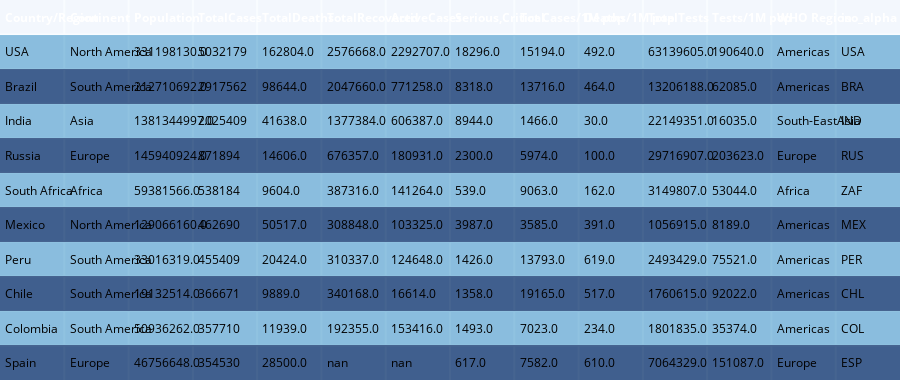

The notebook cell this image was saved under:
### Code cell
from plotly.figure_factory import create_table
table = create_table(dfd.head(10), colorscale='blues')
py.iplot(table)

### Figure 1 — Plotly figure (JSON) as saved in the notebook; plotly's stock layout.template omitted (floating-point values rounded to 4 significant figures; data arrays with more than 128 entries replaced by an {"elided": "..."} marker saying what was removed)
{"data": [{"colorscale": [[0, "rgb(247,251,255)"], [0.125, "rgb(222,235,247)"], [0.25, "rgb(198,219,239)"], [0.375, "rgb(158,202,225)"], [0.5, "rgb(107,174,214)"], [0.625, "rgb(66,146,198)"], [0.75, "rgb(33,113,181)"], [0.875, "rgb(8,81,156)"], [1, "rgb(8,48,107)"]], "hoverinfo": "none", "opacity": 0.75, "showscale": false, "type": "heatmap", "z": {"elided": "11x14 float values"}}], "layout": {"annotations": [{"align": "left", "font": {"color": "#ffffff"}, "showarrow": false, "text": "<b>Country/Region</b>", "x": -0.45, "xanchor": "left", "xref": "x", "y": 0, "yref": "y"}, {"align": "left", "font": {"color": "#ffffff"}, "showarrow": false, "text": "<b>Continent</b>", "x": 0.55, "xanchor": "left", "xref": "x", "y": 0, "yref": "y"}, {"align": "left", "font": {"color": "#ffffff"}, "showarrow": false, "text": "<b>Population</b>", "x": 1.55, "xanchor": "left", "xref": "x", "y": 0, "yref": "y"}, {"align": "left", "font": {"color": "#ffffff"}, "showarrow": false, "text": "<b>TotalCases</b>", "x": 2.55, "xanchor": "left", "xref": "x", "y": 0, "yref": "y"}, {"align": "left", "font": {"color": "#ffffff"}, "showarrow": false, "text": "<b>TotalDeaths</b>", "x": 3.55, "xanchor": "left", "xref": "x", "y": 0, "yref": "y"}, {"align": "left", "font": {"color": "#ffffff"}, "showarrow": false, "text": "<b>TotalRecovered</b>", "x": 4.55, "xanchor": "left", "xref": "x", "y": 0, "yref": "y"}, {"align": "left", "font": {"color": "#ffffff"}, "showarrow": false, "text": "<b>ActiveCases</b>", "x": 5.55, "xanchor": "left", "xref": "x", "y": 0, "yref": "y"}, {"align": "left", "font": {"color": "#ffffff"}, "showarrow": false, "text": "<b>Serious,Critical</b>", "x": 6.55, "xanchor": "left", "xref": "x", "y": 0, "yref": "y"}, {"align": "left", "font": {"color": "#ffffff"}, "showarrow": false, "text": "<b>Tot Cases/1M pop</b>", "x": 7.55, "xanchor": "left", "xref": "x", "y": 0, "yref": "y"}, {"align": "left", "font": {"color": "#ffffff"}, "showarrow": false, "text": "<b>Deaths/1M pop</b>", "x": 8.55, "xanchor": "left", "xref": "x", "y": 0, "yref": "y"}, {"align": "left", "font": {"color": "#ffffff"}, "showarrow": false, "text": "<b>TotalTests</b>", "x": 9.55, "xanchor": "left", "xref": "x", "y": 0, "yref": "y"}, {"align": "left", "font": {"color": "#ffffff"}, "showarrow": false, "text": "<b>Tests/1M pop</b>", "x": 10.55, "xanchor": "left", "xref": "x", "y": 0, "yref": "y"}, {"align": "left", "font": {"color": "#ffffff"}, "showarrow": false, "text": "<b>WHO Region</b>", "x": 11.55, "xanchor": "left", "xref": "x", "y": 0, "yref": "y"}, {"align": "left", "font": {"color": "#ffffff"}, "showarrow": false, "text": "<b>iso_alpha</b>", "x": 12.55, "xanchor": "left", "xref": "x", "y": 0, "yref": "y"}, {"align": "left", "font": {"color": "#000000"}, "showarrow": false, "text": "USA", "x": -0.45, "xanchor": "left", "xref": "x", "y": 1, "yref": "y"}, {"align": "left", "font": {"color": "#000000"}, "showarrow": false, "text": "North America", "x": 0.55, "xanchor": "left", "xref": "x", "y": 1, "yref": "y"}, {"align": "left", "font": {"color": "#000000"}, "showarrow": false, "text": "331198130.0", "x": 1.55, "xanchor": "left", "xref": "x", "y": 1, "yref": "y"}, {"align": "left", "font": {"color": "#000000"}, "showarrow": false, "text": "5032179", "x": 2.55, "xanchor": "left", "xref": "x", "y": 1, "yref": "y"}, {"align": "left", "font": {"color": "#000000"}, "showarrow": false, "text": "162804.0", "x": 3.55, "xanchor": "left", "xref": "x", "y": 1, "yref": "y"}, {"align": "left", "font": {"color": "#000000"}, "showarrow": false, "text": "2576668.0", "x": 4.55, "xanchor": "left", "xref": "x", "y": 1, "yref": "y"}, {"align": "left", "font": {"color": "#000000"}, "showarrow": false, "text": "2292707.0", "x": 5.55, "xanchor": "left", "xref": "x", "y": 1, "yref": "y"}, {"align": "left", "font": {"color": "#000000"}, "showarrow": false, "text": "18296.0", "x": 6.55, "xanchor": "left", "xref": "x", "y": 1, "yref": "y"}, {"align": "left", "font": {"color": "#000000"}, "showarrow": false, "text": "15194.0", "x": 7.55, "xanchor": "left", "xref": "x", "y": 1, "yref": "y"}, {"align": "left", "font": {"color": "#000000"}, "showarrow": false, "text": "492.0", "x": 8.55, "xanchor": "left", "xref": "x", "y": 1, "yref": "y"}, {"align": "left", "font": {"color": "#000000"}, "showarrow": false, "text": "63139605.0", "x": 9.55, "xanchor": "left", "xref": "x", "y": 1, "yref": "y"}, {"align": "left", "font": {"color": "#000000"}, "showarrow": false, "text": "190640.0", "x": 10.55, "xanchor": "left", "xref": "x", "y": 1, "yref": "y"}, {"align": "left", "font": {"color": "#000000"}, "showarrow": false, "text": "Americas", "x": 11.55, "xanchor": "left", "xref": "x", "y": 1, "yref": "y"}, {"align": "left", "font": {"color": "#000000"}, "showarrow": false, "text": "USA", "x": 12.55, "xanchor": "left", "xref": "x", "y": 1, "yref": "y"}, {"align": "left", "font": {"color": "#000000"}, "showarrow": false, "text": "Brazil", "x": -0.45, "xanchor": "left", "xref": "x", "y": 2, "yref": "y"}, {"align": "left", "font": {"color": "#000000"}, "showarrow": false, "text": "South America", "x": 0.55, "xanchor": "left", "xref": "x", "y": 2, "yref": "y"}, {"align": "left", "font": {"color": "#000000"}, "showarrow": false, "text": "212710692.0", "x": 1.55, "xanchor": "left", "xref": "x", "y": 2, "yref": "y"}, {"align": "left", "font": {"color": "#000000"}, "showarrow": false, "text": "2917562", "x": 2.55, "xanchor": "left", "xref": "x", "y": 2, "yref": "y"}, {"align": "left", "font": {"color": "#000000"}, "showarrow": false, "text": "98644.0", "x": 3.55, "xanchor": "left", "xref": "x", "y": 2, "yref": "y"}, {"align": "left", "font": {"color": "#000000"}, "showarrow": false, "text": "2047660.0", "x": 4.55, "xanchor": "left", "xref": "x", "y": 2, "yref": "y"}, {"align": "left", "font": {"color": "#000000"}, "showarrow": false, "text": "771258.0", "x": 5.55, "xanchor": "left", "xref": "x", "y": 2, "yref": "y"}, {"align": "left", "font": {"color": "#000000"}, "showarrow": false, "text": "8318.0", "x": 6.55, "xanchor": "left", "xref": "x", "y": 2, "yref": "y"}, {"align": "left", "font": {"color": "#000000"}, "showarrow": false, "text": "13716.0", "x": 7.55, "xanchor": "left", "xref": "x", "y": 2, "yref": "y"}, {"align": "left", "font": {"color": "#000000"}, "showarrow": false, "text": "464.0", "x": 8.55, "xanchor": "left", "xref": "x", "y": 2, "yref": "y"}, {"align": "left", "font": {"color": "#000000"}, "showarrow": false, "text": "13206188.0", "x": 9.55, "xanchor": "left", "xref": "x", "y": 2, "yref": "y"}, {"align": "left", "font": {"color": "#000000"}, "showarrow": false, "text": "62085.0", "x": 10.55, "xanchor": "left", "xref": "x", "y": 2, "yref": "y"}, {"align": "left", "font": {"color": "#000000"}, "showarrow": false, "text": "Americas", "x": 11.55, "xanchor": "left", "xref": "x", "y": 2, "yref": "y"}, {"align": "left", "font": {"color": "#000000"}, "showarrow": false, "text": "BRA", "x": 12.55, "xanchor": "left", "xref": "x", "y": 2, "yref": "y"}, {"align": "left", "font": {"color": "#000000"}, "showarrow": false, "text": "India", "x": -0.45, "xanchor": "left", "xref": "x", "y": 3, "yref": "y"}, {"align": "left", "font": {"color": "#000000"}, "showarrow": false, "text": "Asia", "x": 0.55, "xanchor": "left", "xref": "x", "y": 3, "yref": "y"}, {"align": "left", "font": {"color": "#000000"}, "showarrow": false, "text": "1381344997.0", "x": 1.55, "xanchor": "left", "xref": "x", "y": 3, "yref": "y"}, {"align": "left", "font": {"color": "#000000"}, "showarrow": false, "text": "2025409", "x": 2.55, "xanchor": "left", "xref": "x", "y": 3, "yref": "y"}, {"align": "left", "font": {"color": "#000000"}, "showarrow": false, "text": "41638.0", "x": 3.55, "xanchor": "left", "xref": "x", "y": 3, "yref": "y"}, {"align": "left", "font": {"color": "#000000"}, "showarrow": false, "text": "1377384.0", "x": 4.55, "xanchor": "left", "xref": "x", "y": 3, "yref": "y"}, {"align": "left", "font": {"color": "#000000"}, "showarrow": false, "text": "606387.0", "x": 5.55, "xanchor": "left", "xref": "x", "y": 3, "yref": "y"}, {"align": "left", "font": {"color": "#000000"}, "showarrow": false, "text": "8944.0", "x": 6.55, "xanchor": "left", "xref": "x", "y": 3, "yref": "y"}, {"align": "left", "font": {"color": "#000000"}, "showarrow": false, "text": "1466.0", "x": 7.55, "xanchor": "left", "xref": "x", "y": 3, "yref": "y"}, {"align": "left", "font": {"color": "#000000"}, "showarrow": false, "text": "30.0", "x": 8.55, "xanchor": "left", "xref": "x", "y": 3, "yref": "y"}, {"align": "left", "font": {"color": "#000000"}, "showarrow": false, "text": "22149351.0", "x": 9.55, "xanchor": "left", "xref": "x", "y": 3, "yref": "y"}, {"align": "left", "font": {"color": "#000000"}, "showarrow": false, "text": "16035.0", "x": 10.55, "xanchor": "left", "xref": "x", "y": 3, "yref": "y"}, {"align": "left", "font": {"color": "#000000"}, "showarrow": false, "text": "South-EastAsia", "x": 11.55, "xanchor": "left", "xref": "x", "y": 3, "yref": "y"}, {"align": "left", "font": {"color": "#000000"}, "showarrow": false, "text": "IND", "x": 12.55, "xanchor": "left", "xref": "x", "y": 3, "yref": "y"}, {"align": "left", "font": {"color": "#000000"}, "showarrow": false, "text": "Russia", "x": -0.45, "xanchor": "left", "xref": "x", "y": 4, "yref": "y"}, {"align": "left", "font": {"color": "#000000"}, "showarrow": false, "text": "Europe", "x": 0.55, "xanchor": "left", "xref": "x", "y": 4, "yref": "y"}, {"align": "left", "font": {"color": "#000000"}, "showarrow": false, "text": "145940924.0", "x": 1.55, "xanchor": "left", "xref": "x", "y": 4, "yref": "y"}, {"align": "left", "font": {"color": "#000000"}, "showarrow": false, "text": "871894", "x": 2.55, "xanchor": "left", "xref": "x", "y": 4, "yref": "y"}, {"align": "left", "font": {"color": "#000000"}, "showarrow": false, "text": "14606.0", "x": 3.55, "xanchor": "left", "xref": "x", "y": 4, "yref": "y"}, {"align": "left", "font": {"color": "#000000"}, "showarrow": false, "text": "676357.0", "x": 4.55, "xanchor": "left", "xref": "x", "y": 4, "yref": "y"}, {"align": "left", "font": {"color": "#000000"}, "showarrow": false, "text": "180931.0", "x": 5.55, "xanchor": "left", "xref": "x", "y": 4, "yref": "y"}, {"align": "left", "font": {"color": "#000000"}, "showarrow": false, "text": "2300.0", "x": 6.55, "xanchor": "left", "xref": "x", "y": 4, "yref": "y"}, {"align": "left", "font": {"color": "#000000"}, "showarrow": false, "text": "5974.0", "x": 7.55, "xanchor": "left", "xref": "x", "y": 4, "yref": "y"}, {"align": "left", "font": {"color": "#000000"}, "showarrow": false, "text": "100.0", "x": 8.55, "xanchor": "left", "xref": "x", "y": 4, "yref": "y"}, {"align": "left", "font": {"color": "#000000"}, "showarrow": false, "text": "29716907.0", "x": 9.55, "xanchor": "left", "xref": "x", "y": 4, "yref": "y"}, {"align": "left", "font": {"color": "#000000"}, "showarrow": false, "text": "203623.0", "x": 10.55, "xanchor": "left", "xref": "x", "y": 4, "yref": "y"}, {"align": "left", "font": {"color": "#000000"}, "showarrow": false, "text": "Europe", "x": 11.55, "xanchor": "left", "xref": "x", "y": 4, "yref": "y"}, {"align": "left", "font": {"color": "#000000"}, "showarrow": false, "text": "RUS", "x": 12.55, "xanchor": "left", "xref": "x", "y": 4, "yref": "y"}, {"align": "left", "font": {"color": "#000000"}, "showarrow": false, "text": "South Africa", "x": -0.45, "xanchor": "left", "xref": "x", "y": 5, "yref": "y"}, {"align": "left", "font": {"color": "#000000"}, "showarrow": false, "text": "Africa", "x": 0.55, "xanchor": "left", "xref": "x", "y": 5, "yref": "y"}, {"align": "left", "font": {"color": "#000000"}, "showarrow": false, "text": "59381566.0", "x": 1.55, "xanchor": "left", "xref": "x", "y": 5, "yref": "y"}, {"align": "left", "font": {"color": "#000000"}, "showarrow": false, "text": "538184", "x": 2.55, "xanchor": "left", "xref": "x", "y": 5, "yref": "y"}, {"align": "left", "font": {"color": "#000000"}, "showarrow": false, "text": "9604.0", "x": 3.55, "xanchor": "left", "xref": "x", "y": 5, "yref": "y"}, {"align": "left", "font": {"color": "#000000"}, "showarrow": false, "text": "387316.0", "x": 4.55, "xanchor": "left", "xref": "x", "y": 5, "yref": "y"}, {"align": "left", "font": {"color": "#000000"}, "showarrow": false, "text": "141264.0", "x": 5.55, "xanchor": "left", "xref": "x", "y": 5, "yref": "y"}, {"align": "left", "font": {"color": "#000000"}, "showarrow": false, "text": "539.0", "x": 6.55, "xanchor": "left", "xref": "x", "y": 5, "yref": "y"}, {"align": "left", "font": {"color": "#000000"}, "showarrow": false, "text": "9063.0", "x": 7.55, "xanchor": "left", "xref": "x", "y": 5, "yref": "y"}, {"align": "left", "font": {"color": "#000000"}, "showarrow": false, "text": "162.0", "x": 8.55, "xanchor": "left", "xref": "x", "y": 5, "yref": "y"}, {"align": "left", "font": {"color": "#000000"}, "showarrow": false, "text": "3149807.0", "x": 9.55, "xanchor": "left", "xref": "x", "y": 5, "yref": "y"}, {"align": "left", "font": {"color": "#000000"}, "showarrow": false, "text": "53044.0", "x": 10.55, "xanchor": "left", "xref": "x", "y": 5, "yref": "y"}, {"align": "left", "font": {"color": "#000000"}, "showarrow": false, "text": "Africa", "x": 11.55, "xanchor": "left", "xref": "x", "y": 5, "yref": "y"}, {"align": "left", "font": {"color": "#000000"}, "showarrow": false, "text": "ZAF", "x": 12.55, "xanchor": "left", "xref": "x", "y": 5, "yref": "y"}, {"align": "left", "font": {"color": "#000000"}, "showarrow": false, "text": "Mexico", "x": -0.45, "xanchor": "left", "xref": "x", "y": 6, "yref": "y"}, {"align": "left", "font": {"color": "#000000"}, "showarrow": false, "text": "North America", "x": 0.55, "xanchor": "left", "xref": "x", "y": 6, "yref": "y"}, {"align": "left", "font": {"color": "#000000"}, "showarrow": false, "text": "129066160.0", "x": 1.55, "xanchor": "left", "xref": "x", "y": 6, "yref": "y"}, {"align": "left", "font": {"color": "#000000"}, "showarrow": false, "text": "462690", "x": 2.55, "xanchor": "left", "xref": "x", "y": 6, "yref": "y"}, {"align": "left", "font": {"color": "#000000"}, "showarrow": false, "text": "50517.0", "x": 3.55, "xanchor": "left", "xref": "x", "y": 6, "yref": "y"}, {"align": "left", "font": {"color": "#000000"}, "showarrow": false, "text": "308848.0", "x": 4.55, "xanchor": "left", "xref": "x", "y": 6, "yref": "y"}, {"align": "left", "font": {"color": "#000000"}, "showarrow": false, "text": "103325.0", "x": 5.55, "xanchor": "left", "xref": "x", "y": 6, "yref": "y"}, {"align": "left", "font": {"color": "#000000"}, "showarrow": false, "text": "3987.0", "x": 6.55, "xanchor": "left", "xref": "x", "y": 6, "yref": "y"}, {"align": "left", "font": {"color": "#000000"}, "showarrow": false, "text": "3585.0", "x": 7.55, "xanchor": "left", "xref": "x", "y": 6, "yref": "y"}, {"align": "left", "font": {"color": "#000000"}, "showarrow": false, "text": "391.0", "x": 8.55, "xanchor": "left", "xref": "x", "y": 6, "yref": "y"}, {"align": "left", "font": {"color": "#000000"}, "showarrow": false, "text": "1056915.0", "x": 9.55, "xanchor": "left", "xref": "x", "y": 6, "yref": "y"}, {"align": "left", "font": {"color": "#000000"}, "showarrow": false, "text": "8189.0", "x": 10.55, "xanchor": "left", "xref": "x", "y": 6, "yref": "y"}, {"align": "left", "font": {"color": "#000000"}, "showarrow": false, "text": "Americas", "x": 11.55, "xanchor": "left", "xref": "x", "y": 6, "yref": "y"}, {"align": "left", "font": {"color": "#000000"}, "showarrow": false, "text": "MEX", "x": 12.55, "xanchor": "left", "xref": "x", "y": 6, "yref": "y"}, {"align": "left", "font": {"color": "#000000"}, "showarrow": false, "text": "Peru", "x": -0.45, "xanchor": "left", "xref": "x", "y": 7, "yref": "y"}, {"align": "left", "font": {"color": "#000000"}, "showarrow": false, "text": "South America", "x": 0.55, "xanchor": "left", "xref": "x", "y": 7, "yref": "y"}, {"align": "left", "font": {"color": "#000000"}, "showarrow": false, "text": "33016319.0", "x": 1.55, "xanchor": "left", "xref": "x", "y": 7, "yref": "y"}, {"align": "left", "font": {"color": "#000000"}, "showarrow": false, "text": "455409", "x": 2.55, "xanchor": "left", "xref": "x", "y": 7, "yref": "y"}, {"align": "left", "font": {"color": "#000000"}, "showarrow": false, "text": "20424.0", "x": 3.55, "xanchor": "left", "xref": "x", "y": 7, "yref": "y"}, {"align": "left", "font": {"color": "#000000"}, "showarrow": false, "text": "310337.0", "x": 4.55, "xanchor": "left", "xref": "x", "y": 7, "yref": "y"}, {"align": "left", "font": {"color": "#000000"}, "showarrow": false, "text": "124648.0", "x": 5.55, "xanchor": "left", "xref": "x", "y": 7, "yref": "y"}, {"align": "left", "font": {"color": "#000000"}, "showarrow": false, "text": "1426.0", "x": 6.55, "xanchor": "left", "xref": "x", "y": 7, "yref": "y"}, {"align": "left", "font": {"color": "#000000"}, "showarrow": false, "text": "13793.0", "x": 7.55, "xanchor": "left", "xref": "x", "y": 7, "yref": "y"}, {"align": "left", "font": {"color": "#000000"}, "showarrow": false, "text": "619.0", "x": 8.55, "xanchor": "left", "xref": "x", "y": 7, "yref": "y"}, {"align": "left", "font": {"color": "#000000"}, "showarrow": false, "text": "2493429.0", "x": 9.55, "xanchor": "left", "xref": "x", "y": 7, "yref": "y"}, {"align": "left", "font": {"color": "#000000"}, "showarrow": false, "text": "75521.0", "x": 10.55, "xanchor": "left", "xref": "x", "y": 7, "yref": "y"}, {"align": "left", "font": {"color": "#000000"}, "showarrow": false, "text": "Americas", "x": 11.55, "xanchor": "left", "xref": "x", "y": 7, "yref": "y"}, {"align": "left", "font": {"color": "#000000"}, "showarrow": false, "text": "PER", "x": 12.55, "xanchor": "left", "xref": "x", "y": 7, "yref": "y"}, {"align": "left", "font": {"color": "#000000"}, "showarrow": false, "text": "Chile", "x": -0.45, "xanchor": "left", "xref": "x", "y": 8, "yref": "y"}, {"align": "left", "font": {"color": "#000000"}, "showarrow": false, "text": "South America", "x": 0.55, "xanchor": "left", "xref": "x", "y": 8, "yref": "y"}, {"align": "left", "font": {"color": "#000000"}, "showarrow": false, "text": "19132514.0", "x": 1.55, "xanchor": "left", "xref": "x", "y": 8, "yref": "y"}, {"align": "left", "font": {"color": "#000000"}, "showarrow": false, "text": "366671", "x": 2.55, "xanchor": "left", "xref": "x", "y": 8, "yref": "y"}, {"align": "left", "font": {"color": "#000000"}, "showarrow": false, "text": "9889.0", "x": 3.55, "xanchor": "left", "xref": "x", "y": 8, "yref": "y"}, {"align": "left", "font": {"color": "#000000"}, "showarrow": false, "text": "340168.0", "x": 4.55, "xanchor": "left", "xref": "x", "y": 8, "yref": "y"}, {"align": "left", "font": {"color": "#000000"}, "showarrow": false, "text": "16614.0", "x": 5.55, "xanchor": "left", "xref": "x", "y": 8, "yref": "y"}, {"align": "left", "font": {"color": "#000000"}, "showarrow": false, "text": "1358.0", "x": 6.55, "xanchor": "left", "xref": "x", "y": 8, "yref": "y"}, {"align": "left", "font": {"color": "#000000"}, "showarrow": false, "text": "19165.0", "x": 7.55, "xanchor": "left", "xref": "x", "y": 8, "yref": "y"}, {"align": "left", "font": {"color": "#000000"}, "showarrow": false, "text": "517.0", "x": 8.55, "xanchor": "left", "xref": "x", "y": 8, "yref": "y"}, {"align": "left", "font": {"color": "#000000"}, "showarrow": false, "text": "1760615.0", "x": 9.55, "xanchor": "left", "xref": "x", "y": 8, "yref": "y"}, {"align": "left", "font": {"color": "#000000"}, "showarrow": false, "text": "92022.0", "x": 10.55, "xanchor": "left", "xref": "x", "y": 8, "yref": "y"}, {"align": "left", "font": {"color": "#000000"}, "showarrow": false, "text": "Americas", "x": 11.55, "xanchor": "left", "xref": "x", "y": 8, "yref": "y"}, {"align": "left", "font": {"color": "#000000"}, "showarrow": false, "text": "CHL", "x": 12.55, "xanchor": "left", "xref": "x", "y": 8, "yref": "y"}, {"align": "left", "font": {"color": "#000000"}, "showarrow": false, "text": "Colombia", "x": -0.45, "xanchor": "left", "xref": "x", "y": 9, "yref": "y"}, {"align": "left", "font": {"color": "#000000"}, "showarrow": false, "text": "South America", "x": 0.55, "xanchor": "left", "xref": "x", "y": 9, "yref": "y"}, {"align": "left", "font": {"color": "#000000"}, "showarrow": false, "text": "50936262.0", "x": 1.55, "xanchor": "left", "xref": "x", "y": 9, "yref": "y"}, {"align": "left", "font": {"color": "#000000"}, "showarrow": false, "text": "357710", "x": 2.55, "xanchor": "left", "xref": "x", "y": 9, "yref": "y"}, {"align": "left", "font": {"color": "#000000"}, "showarrow": false, "text": "11939.0", "x": 3.55, "xanchor": "left", "xref": "x", "y": 9, "yref": "y"}, {"align": "left", "font": {"color": "#000000"}, "showarrow": false, "text": "192355.0", "x": 4.55, "xanchor": "left", "xref": "x", "y": 9, "yref": "y"}, {"align": "left", "font": {"color": "#000000"}, "showarrow": false, "text": "153416.0", "x": 5.55, "xanchor": "left", "xref": "x", "y": 9, "yref": "y"}, {"align": "left", "font": {"color": "#000000"}, "showarrow": false, "text": "1493.0", "x": 6.55, "xanchor": "left", "xref": "x", "y": 9, "yref": "y"}, {"align": "left", "font": {"color": "#000000"}, "showarrow": false, "text": "7023.0", "x": 7.55, "xanchor": "left", "xref": "x", "y": 9, "yref": "y"}, {"align": "left", "font": {"color": "#000000"}, "showarrow": false, "text": "234.0", "x": 8.55, "xanchor": "left", "xref": "x", "y": 9, "yref": "y"}, {"align": "left", "font": {"color": "#000000"}, "showarrow": false, "text": "1801835.0", "x": 9.55, "xanchor": "left", "xref": "x", "y": 9, "yref": "y"}, {"align": "left", "font": {"color": "#000000"}, "showarrow": false, "text": "35374.0", "x": 10.55, "xanchor": "left", "xref": "x", "y": 9, "yref": "y"}, {"align": "left", "font": {"color": "#000000"}, "showarrow": false, "text": "Americas", "x": 11.55, "xanchor": "left", "xref": "x", "y": 9, "yref": "y"}, {"align": "left", "font": {"color": "#000000"}, "showarrow": false, "text": "COL", "x": 12.55, "xanchor": "left", "xref": "x", "y": 9, "yref": "y"}, {"align": "left", "font": {"color": "#000000"}, "showarrow": false, "text": "Spain", "x": -0.45, "xanchor": "left", "xref": "x", "y": 10, "yref": "y"}, {"align": "left", "font": {"color": "#000000"}, "showarrow": false, "text": "Europe", "x": 0.55, "xanchor": "left", "xref": "x", "y": 10, "yref": "y"}, {"align": "left", "font": {"color": "#000000"}, "showarrow": false, "text": "46756648.0", "x": 1.55, "xanchor": "left", "xref": "x", "y": 10, "yref": "y"}, {"align": "left", "font": {"color": "#000000"}, "showarrow": false, "text": "354530", "x": 2.55, "xanchor": "left", "xref": "x", "y": 10, "yref": "y"}, {"align": "left", "font": {"color": "#000000"}, "showarrow": false, "text": "28500.0", "x": 3.55, "xanchor": "left", "xref": "x", "y": 10, "yref": "y"}, {"align": "left", "font": {"color": "#000000"}, "showarrow": false, "text": "nan", "x": 4.55, "xanchor": "left", "xref": "x", "y": 10, "yref": "y"}, {"align": "left", "font": {"color": "#000000"}, "showarrow": false, "text": "nan", "x": 5.55, "xanchor": "left", "xref": "x", "y": 10, "yref": "y"}, {"align": "left", "font": {"color": "#000000"}, "showarrow": false, "text": "617.0", "x": 6.55, "xanchor": "left", "xref": "x", "y": 10, "yref": "y"}, {"align": "left", "font": {"color": "#000000"}, "showarrow": false, "text": "7582.0", "x": 7.55, "xanchor": "left", "xref": "x", "y": 10, "yref": "y"}, {"align": "left", "font": {"color": "#000000"}, "showarrow": false, "text": "610.0", "x": 8.55, "xanchor": "left", "xref": "x", "y": 10, "yref": "y"}, {"align": "left", "font": {"color": "#000000"}, "showarrow": false, "text": "7064329.0", "x": 9.55, "xanchor": "left", "xref": "x", "y": 10, "yref": "y"}, {"align": "left", "font": {"color": "#000000"}, "showarrow": false, "text": "151087.0", "x": 10.55, "xanchor": "left", "xref": "x", "y": 10, "yref": "y"}, {"align": "left", "font": {"color": "#000000"}, "showarrow": false, "text": "Europe", "x": 11.55, "xanchor": "left", "xref": "x", "y": 10, "yref": "y"}, {"align": "left", "font": {"color": "#000000"}, "showarrow": false, "text": "ESP", "x": 12.55, "xanchor": "left", "xref": "x", "y": 10, "yref": "y"}], "height": 380, "margin": {"b": 0, "l": 0, "r": 0, "t": 0}, "xaxis": {"dtick": 1, "gridwidth": 2, "showticklabels": false, "tick0": -0.5, "ticks": "", "zeroline": false}, "yaxis": {"autorange": "reversed", "dtick": 1, "gridwidth": 2, "showticklabels": false, "tick0": 0.5, "ticks": "", "zeroline": false}}}
